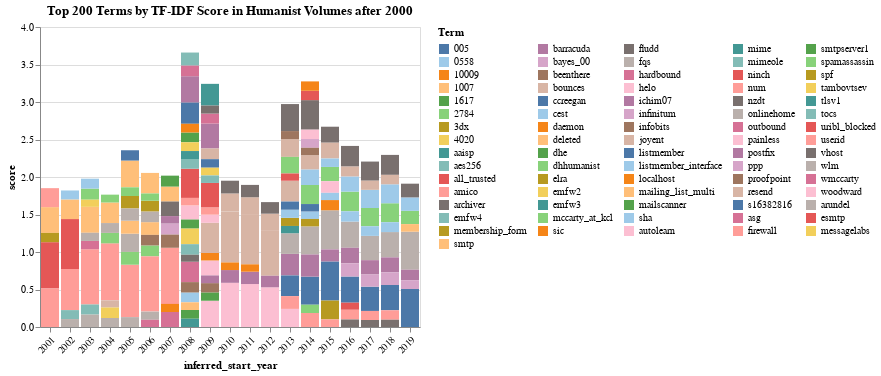

The notebook cell saved with this chart:
### Code cell
data = tfidf_df[tfidf_df['is_year'] == 0].reset_index(drop=True).head(200)
selection = alt.selection_point(fields=['term'], bind='legend')

chart = alt.Chart(data).mark_bar().encode(
    y='score',
    x=alt.X('inferred_start_year:N', axis=alt.Axis(labelAngle=-45)),
    color=alt.Color('term', legend=alt.Legend(title='Term', orient='right', symbolLimit=len(data['term'].unique()), columns=5), scale=alt.Scale(scheme='tableau20')),
    tooltip=['term', 'score', 'year(inferred_start_year)'],
    opacity=alt.condition(selection, alt.value(1), alt.value(0.2))
).add_params(selection).properties(
    title='Top 200 Terms by TF-IDF Score in Humanist Volumes after 2000'
)

chart

### Figure 1 — Vega-Lite specification as saved in the notebook (floating-point values rounded to 4 significant figures; data arrays with more than 128 entries replaced by an {"elided": "..."} marker saying what was removed)
{"config": {"view": {"continuousWidth": 300, "continuousHeight": 300}}, "data": {"name": "data-8ef69f2dc350cd30719ef16be88b7848"}, "mark": {"type": "bar"}, "encoding": {"color": {"field": "term", "legend": {"columns": 5, "orient": "right", "symbolLimit": 76, "title": "Term"}, "scale": {"scheme": "tableau20"}, "type": "nominal"}, "opacity": {"condition": {"param": "param_2", "value": 1}, "value": 0.2}, "tooltip": [{"field": "term", "type": "nominal"}, {"field": "score", "type": "quantitative"}, {"field": "inferred_start_year", "timeUnit": "year", "type": "temporal"}], "x": {"axis": {"labelAngle": -45}, "field": "inferred_start_year", "type": "nominal"}, "y": {"field": "score", "type": "quantitative"}}, "params": [{"name": "param_2", "select": {"type": "point", "fields": ["term"]}, "bind": "legend"}], "title": "Top 200 Terms by TF-IDF Score in Humanist Volumes after 2000", "$schema": "https://vega.github.io/schema/vega-lite/v5.16.3.json", "datasets": {"data-8ef69f2dc350cd30719ef16be88b7848": {"elided": "200 records"}}}
